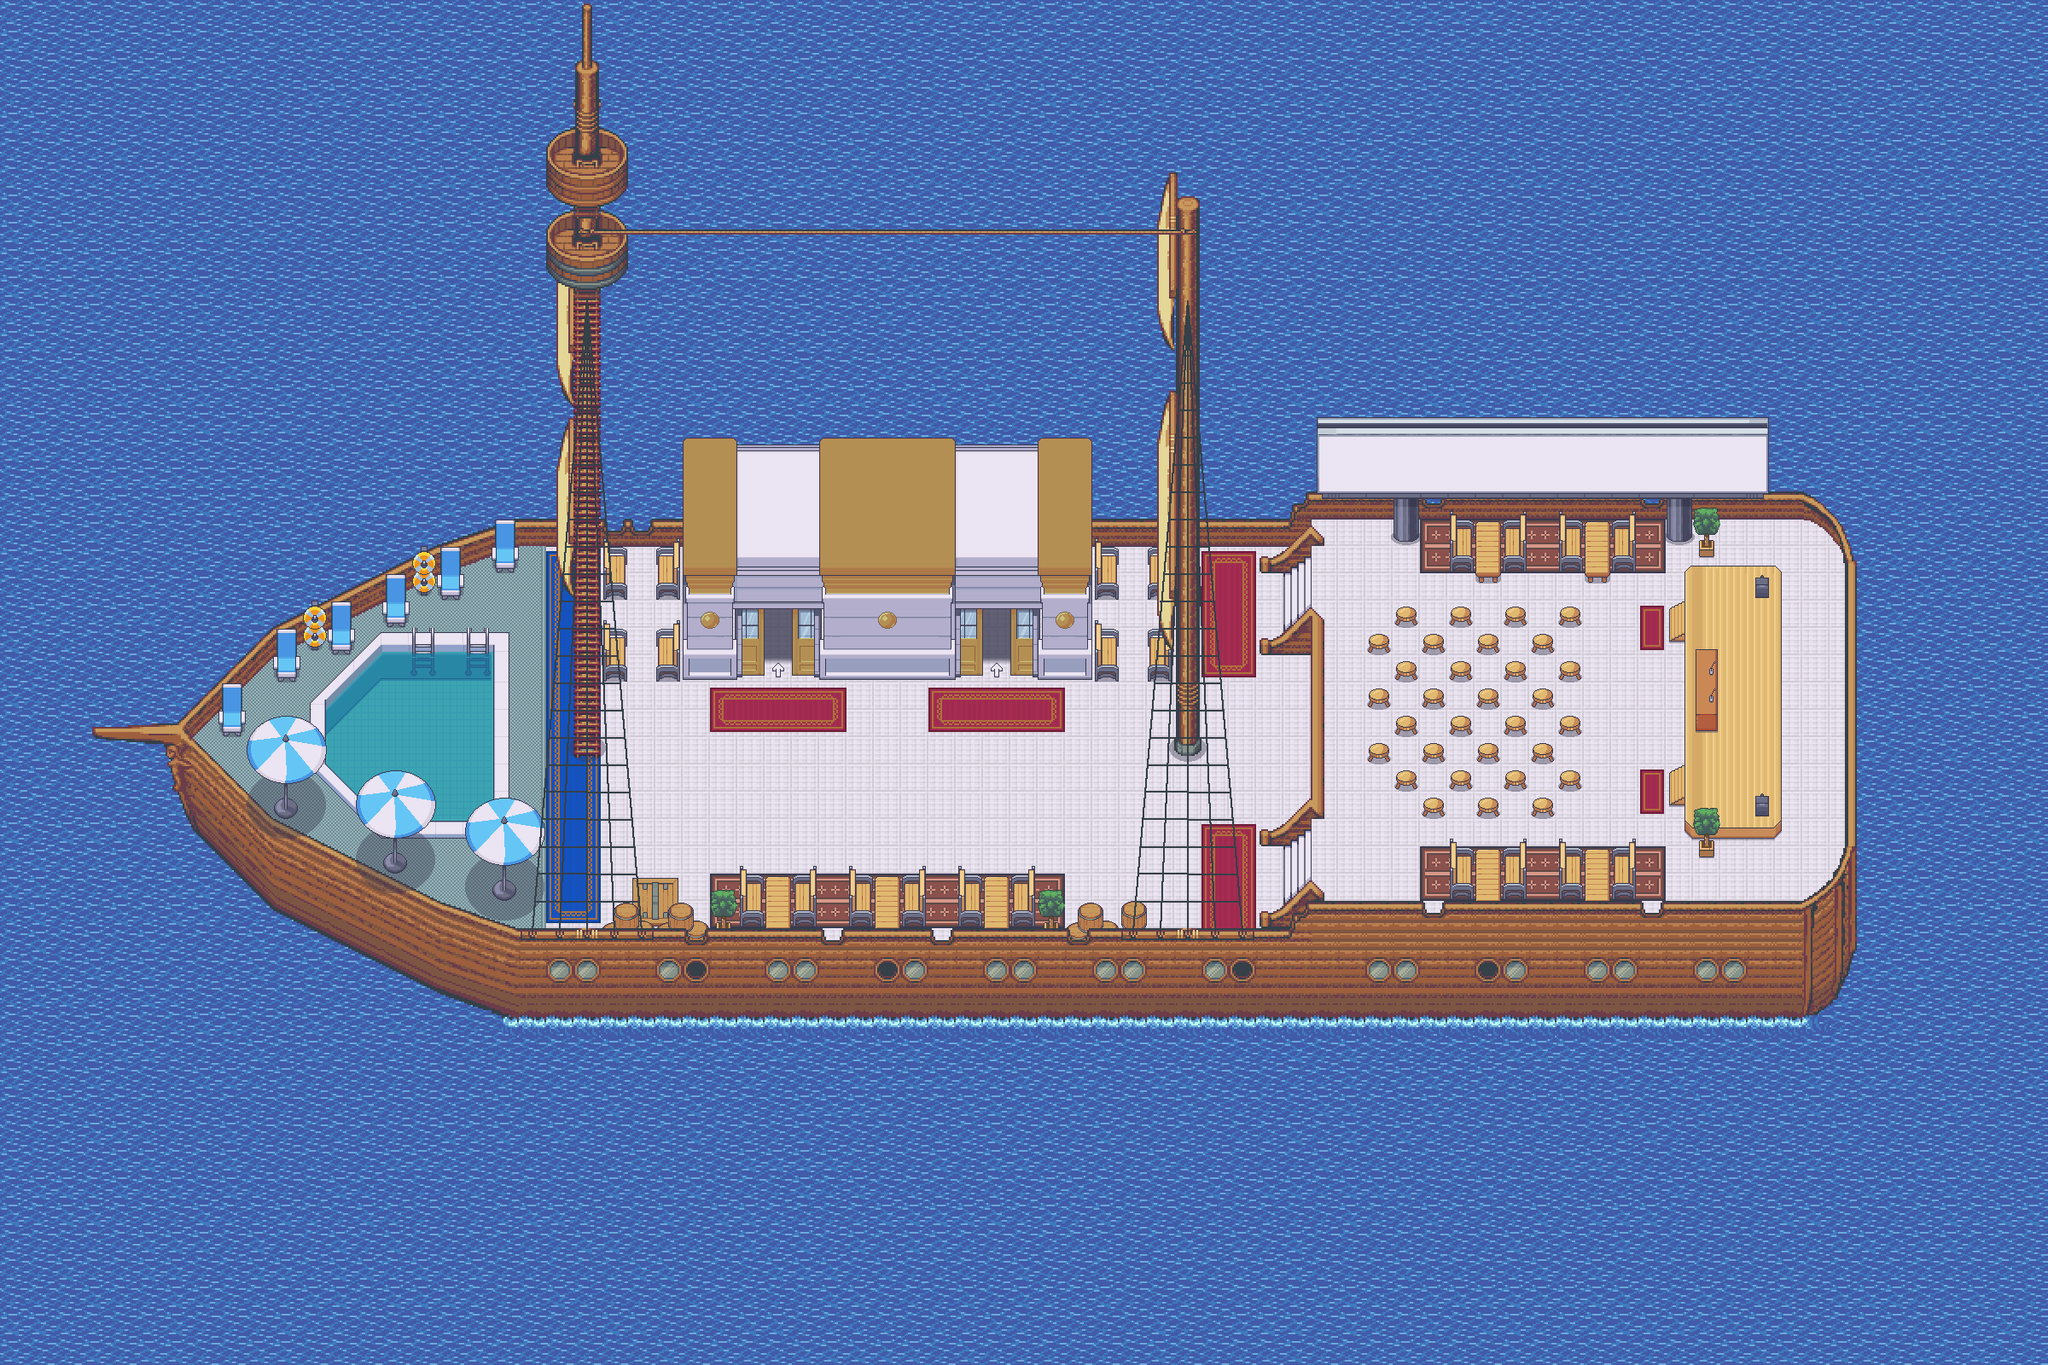

The image is a tile-based game level rendered from a .tmx file. Its description and source (layers, tilesets, objects; grid data summarised) follow:
An orthogonal 75x50 tile map with 32x32 px tiles, 21 tile layers (Under Water Anim, Floor, Under Stair, Carpet, ...).

<map version="1.10" tiledversion="1.10.2" orientation="orthogonal" renderorder="right-down" width="75" height="50" tilewidth="32" tileheight="32" infinite="0" nextlayerid="36" nextobjectid="1">
 <tileset firstgid="1" name="Modern Ship Tileset" tilewidth="32" tileheight="32" tilecount="6400" columns="80">
  <image source="Modern Ship Tileset.png" width="2560" height="2560" />
  <tile id="1682">
   <animation>
    <frame tileid="1682" duration="500" />
    <frame tileid="1762" duration="500" />
    <frame tileid="1842" duration="500" />
    <frame tileid="1922" duration="500" />
   </animation>
  </tile>
  <tile id="1683">
   <animation>
    <frame tileid="1683" duration="500" />
    <frame tileid="1763" duration="500" />
    <frame tileid="1843" duration="500" />
    <frame tileid="1923" duration="500" />
   </animation>
  </tile>
  <tile id="1684">
   <animation>
    <frame tileid="1684" duration="500" />
    <frame tileid="1764" duration="500" />
    <frame tileid="1844" duration="500" />
    <frame tileid="1924" duration="500" />
   </animation>
  </tile>
  <tile id="1685">
   <animation>
    <frame tileid="1685" duration="500" />
    <frame tileid="1765" duration="500" />
    <frame tileid="1845" duration="500" />
    <frame tileid="1925" duration="500" />
   </animation>
  </tile>
  <tile id="1686">
   <animation>
    <frame tileid="1686" duration="500" />
    <frame tileid="1766" duration="500" />
    <frame tileid="1846" duration="500" />
    <frame tileid="1926" duration="500" />
   </animation>
  </tile>
  <tile id="1687">
   <animation>
    <frame tileid="1687" duration="500" />
    <frame tileid="1767" duration="500" />
    <frame tileid="1847" duration="500" />
    <frame tileid="1927" duration="500" />
   </animation>
  </tile>
  <tile id="2002">
   <animation>
    <frame tileid="2002" duration="500" />
    <frame tileid="2003" duration="500" />
    <frame tileid="2004" duration="500" />
    <frame tileid="2005" duration="500" />
    <frame tileid="2006" duration="500" />
    <frame tileid="2007" duration="500" />
   </animation>
  </tile>
  <tile id="2082">
   <animation>
    <frame tileid="2082" duration="500" />
    <frame tileid="2083" duration="500" />
    <frame tileid="2084" duration="500" />
    <frame tileid="2085" duration="500" />
    <frame tileid="2086" duration="500" />
    <frame tileid="2087" duration="500" />
   </animation>
  </tile>
  <tile id="2162">
   <animation>
    <frame tileid="2162" duration="500" />
    <frame tileid="2163" duration="500" />
    <frame tileid="2164" duration="500" />
    <frame tileid="2165" duration="500" />
    <frame tileid="2166" duration="500" />
    <frame tileid="2167" duration="500" />
   </animation>
  </tile>
  <tile id="2242">
   <animation>
    <frame tileid="2242" duration="500" />
    <frame tileid="2243" duration="500" />
    <frame tileid="2244" duration="500" />
    <frame tileid="2245" duration="500" />
    <frame tileid="2246" duration="500" />
    <frame tileid="2247" duration="500" />
   </animation>
  </tile>
  <tile id="2322">
   <animation>
    <frame tileid="2322" duration="500" />
    <frame tileid="2323" duration="500" />
    <frame tileid="2324" duration="500" />
    <frame tileid="2325" duration="500" />
    <frame tileid="2326" duration="500" />
    <frame tileid="2327" duration="500" />
   </animation>
  </tile>
  <tile id="2402">
   <animation>
    <frame tileid="2402" duration="500" />
    <frame tileid="2403" duration="500" />
    <frame tileid="2404" duration="500" />
    <frame tileid="2405" duration="500" />
    <frame tileid="2406" duration="500" />
    <frame tileid="2407" duration="500" />
   </animation>
  </tile>
  <tile id="2482">
   <animation>
    <frame tileid="2482" duration="500" />
    <frame tileid="2483" duration="500" />
    <frame tileid="2484" duration="500" />
    <frame tileid="2485" duration="500" />
    <frame tileid="2486" duration="500" />
    <frame tileid="2487" duration="500" />
   </animation>
  </tile>
 </tileset>
 <layer id="29" name="Under Water Anim" width="75" height="50">
  <data>[3750 cells, 3750 non-empty, 3 distinct tile ids]</data>
 </layer>
 <layer id="14" name="Floor" width="75" height="50">
  <data>[3750 cells, 814 non-empty, 8 distinct tile ids]</data>
 </layer>
 <layer id="21" name="Under Stair" width="75" height="50">
  <data>[3750 cells, 9 non-empty, 9 distinct tile ids]</data>
 </layer>
 <layer id="22" name="Carpet" width="75" height="50">
  <data>[3750 cells, 136 non-empty, 26 distinct tile ids]</data>
 </layer>
 <layer id="35" name="Under Object" width="75" height="50">
  <data>[3750 cells, 20 non-empty, 9 distinct tile ids]</data>
 </layer>
 <layer id="12" name="Wall" width="75" height="50">
  <data>[3750 cells, 404 non-empty, 109 distinct tile ids]</data>
 </layer>
 <layer id="28" name="Water Anim" width="75" height="50">
  <data>[3750 cells, 49 non-empty, 3 distinct tile ids]</data>
 </layer>
 <layer id="20" name="Wall 2" width="75" height="50">
  <data>[3750 cells, 135 non-empty, 72 distinct tile ids]</data>
 </layer>
 <layer id="23" name="Stage" width="75" height="50">
  <data>[3750 cells, 86 non-empty, 16 distinct tile ids]</data>
 </layer>
 <layer id="15" name="Stair" width="75" height="50">
  <data>[3750 cells, 15 non-empty, 10 distinct tile ids]</data>
 </layer>
 <layer id="18" name="Pool" width="75" height="50">
  <data>[3750 cells, 58 non-empty, 23 distinct tile ids]</data>
 </layer>
 <layer id="16" name="Sail" width="75" height="50">
  <data>[3750 cells, 58 non-empty, 18 distinct tile ids]</data>
 </layer>
 <layer id="33" name="Sail Ladder" width="75" height="50">
  <data>[3750 cells, 2 non-empty, 2 distinct tile ids]</data>
 </layer>
 <layer id="19" name="Object" width="75" height="50">
  <data>[3750 cells, 157 non-empty, 34 distinct tile ids]</data>
 </layer>
 <layer id="27" name="Object 2" width="75" height="50">
  <data>[3750 cells, 2 non-empty, 1 distinct tile ids]</data>
 </layer>
 <layer id="25" name="Label" width="75" height="50">
  <data>[3750 cells, 77 non-empty, 21 distinct tile ids]</data>
 </layer>
 <layer id="26" name="FG Object" width="75" height="50">
  <data>[3750 cells, 35 non-empty, 11 distinct tile ids]</data>
 </layer>
 <layer id="30" name="FG Sail" width="75" height="50">
  <data>[3750 cells, 71 non-empty, 17 distinct tile ids]</data>
 </layer>
 <layer id="31" name="FG Sail 2" width="75" height="50">
  <data>[3750 cells, 49 non-empty, 35 distinct tile ids]</data>
 </layer>
 <layer id="32" name="FG Sail 3" width="75" height="50">
  <data>[3750 cells, 23 non-empty, 3 distinct tile ids]</data>
 </layer>
 <layer id="34" name="FG Rope" width="75" height="50">
  <data>[3750 cells, 240 non-empty, 120 distinct tile ids]</data>
 </layer>
</map>
